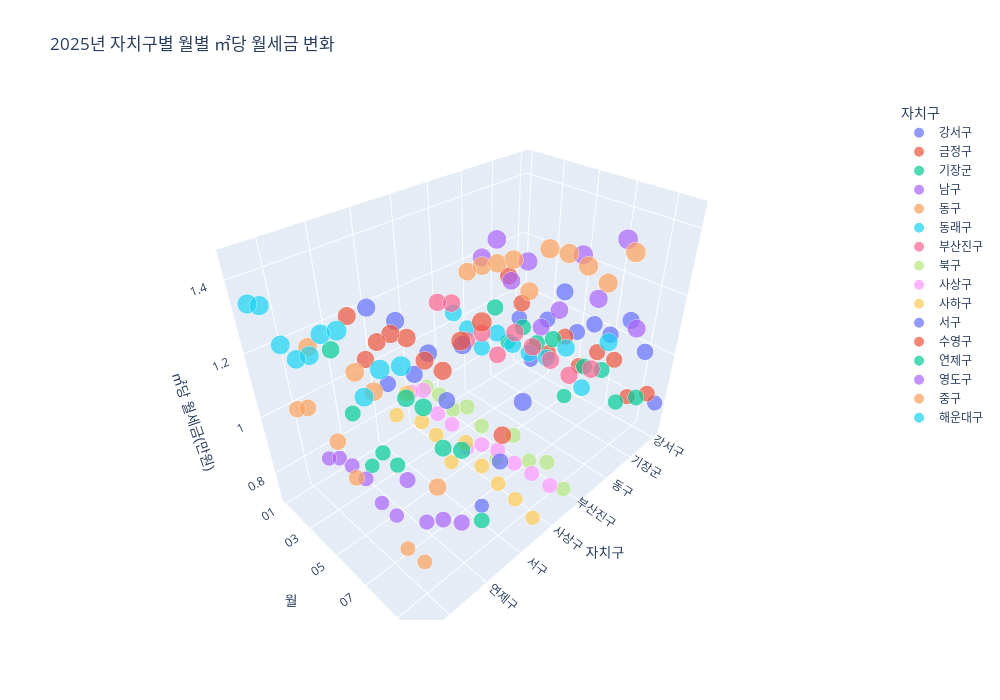

The code cell stored with this chart in its notebook:
### Code cell
wolse_monthly = (
    df_wol.groupby(["구", "거래월"])
    .agg(월세=("월세금(만원)", "mean"), 면적=("전용면적(㎡)", "mean"))
    .reset_index()
)
wolse_monthly["월세_㎡당_만원"] = wolse_monthly["월세"] / wolse_monthly["면적"]

fig = px.scatter_3d(
    wolse_monthly.dropna(subset=["월세_㎡당_만원"]),
    x="구",
    y="거래월",
    z="월세_㎡당_만원",
    color="구",
    size="월세_㎡당_만원",
    hover_name="구",
    labels={"거래월": "월", "월세_㎡당_만원": "㎡당 월세금(만원)", "구": "자치구"},
    title="2025년 자치구별 월별 ㎡당 월세금 변화"
)
fig.update_layout(width=1000, height=700)

fig.write_html(OUT/"charts/2025_wolse_3d.html")
fig

### Figure 1 — Plotly figure (JSON) as saved in the notebook; plotly's stock layout.template omitted (floating-point values rounded to 4 significant figures)
{"data": [{"hovertemplate": "<b>%{hovertext}</b><br><br>자치구=%{x}<br>월=%{y}<br>㎡당 월세금(만원)=%{marker.size}<extra></extra>", "hovertext": ["강서구", "강서구", "강서구", "강서구", "강서구", "강서구", "강서구", "강서구", "강서구", "강서구"], "legendgroup": "강서구", "marker": {"color": "#636efa", "size": [0.8857, 0.7343, 0.9353, 1.068, 0.9419, 1.0, 0.9895, 1.069, 0.9857, 0.8233], "sizemode": "area", "sizeref": 0.003626, "symbol": "circle"}, "mode": "markers", "name": "강서구", "scene": "scene", "showlegend": true, "type": "scatter3d", "x": ["강서구", "강서구", "강서구", "강서구", "강서구", "강서구", "강서구", "강서구", "강서구", "강서구"], "y": ["01", "02", "03", "04", "05", "06", "07", "08", "09", "10"], "z": [0.8857, 0.7343, 0.9353, 1.068, 0.9419, 1.0, 0.9895, 1.069, 0.9857, 0.8233]}, {"hovertemplate": "<b>%{hovertext}</b><br><br>자치구=%{x}<br>월=%{y}<br>㎡당 월세금(만원)=%{marker.size}<extra></extra>", "hovertext": ["금정구", "금정구", "금정구", "금정구", "금정구", "금정구", "금정구", "금정구", "금정구", "금정구"], "legendgroup": "금정구", "marker": {"color": "#EF553B", "size": [1.078, 0.9993, 0.847, 0.8589, 0.9528, 0.8697, 0.9538, 0.9564, 0.8486, 0.8959], "sizemode": "area", "sizeref": 0.003626, "symbol": "circle"}, "mode": "markers", "name": "금정구", "scene": "scene", "showlegend": true, "type": "scatter3d", "x": ["금정구", "금정구", "금정구", "금정구", "금정구", "금정구", "금정구", "금정구", "금정구", "금정구"], "y": ["01", "02", "03", "04", "05", "06", "07", "08", "09", "10"], "z": [1.078, 0.9993, 0.847, 0.8589, 0.9528, 0.8697, 0.9538, 0.9564, 0.8486, 0.8959]}, {"hovertemplate": "<b>%{hovertext}</b><br><br>자치구=%{x}<br>월=%{y}<br>㎡당 월세금(만원)=%{marker.size}<extra></extra>", "hovertext": ["기장군", "기장군", "기장군", "기장군", "기장군", "기장군", "기장군", "기장군", "기장군", "기장군"], "legendgroup": "기장군", "marker": {"color": "#00cc96", "size": [0.9826, 0.8739, 0.9603, 0.9285, 0.9728, 0.7796, 0.9311, 0.9508, 0.8637, 0.917], "sizemode": "area", "sizeref": 0.003626, "symbol": "circle"}, "mode": "markers", "name": "기장군", "scene": "scene", "showlegend": true, "type": "scatter3d", "x": ["기장군", "기장군", "기장군", "기장군", "기장군", "기장군", "기장군", "기장군", "기장군", "기장군"], "y": ["01", "02", "03", "04", "05", "06", "07", "08", "09", "10"], "z": [0.9826, 0.8739, 0.9603, 0.9285, 0.9728, 0.7796, 0.9311, 0.9508, 0.8637, 0.917]}, {"hovertemplate": "<b>%{hovertext}</b><br><br>자치구=%{x}<br>월=%{y}<br>㎡당 월세금(만원)=%{marker.size}<extra></extra>", "hovertext": ["남구", "남구", "남구", "남구", "남구", "남구", "남구", "남구", "남구", "남구"], "legendgroup": "남구", "marker": {"color": "#ab63fa", "size": [1.19, 1.271, 1.156, 1.243, 1.046, 1.132, 1.329, 1.221, 1.414, 1.183], "sizemode": "area", "sizeref": 0.003626, "symbol": "circle"}, "mode": "markers", "name": "남구", "scene": "scene", "showlegend": true, "type": "scatter3d", "x": ["남구", "남구", "남구", "남구", "남구", "남구", "남구", "남구", "남구", "남구"], "y": ["01", "02", "03", "04", "05", "06", "07", "08", "09", "10"], "z": [1.19, 1.271, 1.156, 1.243, 1.046, 1.132, 1.329, 1.221, 1.414, 1.183]}, {"hovertemplate": "<b>%{hovertext}</b><br><br>자치구=%{x}<br>월=%{y}<br>㎡당 월세금(만원)=%{marker.size}<extra></extra>", "hovertext": ["동구", "동구", "동구", "동구", "동구", "동구", "동구", "동구", "동구", "동구"], "legendgroup": "동구", "marker": {"color": "#FFA15A", "size": [1.164, 1.206, 1.237, 1.271, 1.194, 1.346, 1.354, 1.341, 1.317, 1.422], "sizemode": "area", "sizeref": 0.003626, "symbol": "circle"}, "mode": "markers", "name": "동구", "scene": "scene", "showlegend": true, "type": "scatter3d", "x": ["동구", "동구", "동구", "동구", "동구", "동구", "동구", "동구", "동구", "동구"], "y": ["01", "02", "03", "04", "05", "06", "07", "08", "09", "10"], "z": [1.164, 1.206, 1.237, 1.271, 1.194, 1.346, 1.354, 1.341, 1.317, 1.422]}, {"hovertemplate": "<b>%{hovertext}</b><br><br>자치구=%{x}<br>월=%{y}<br>㎡당 월세금(만원)=%{marker.size}<extra></extra>", "hovertext": ["동래구", "동래구", "동래구", "동래구", "동래구", "동래구", "동래구", "동래구", "동래구", "동래구"], "legendgroup": "동래구", "marker": {"color": "#19d3f3", "size": [1.042, 1.012, 0.971, 1.053, 1.042, 1.044, 1.059, 1.122, 1.023, 1.2], "sizemode": "area", "sizeref": 0.003626, "symbol": "circle"}, "mode": "markers", "name": "동래구", "scene": "scene", "showlegend": true, "type": "scatter3d", "x": ["동래구", "동래구", "동래구", "동래구", "동래구", "동래구", "동래구", "동래구", "동래구", "동래구"], "y": ["01", "02", "03", "04", "05", "06", "07", "08", "09", "10"], "z": [1.042, 1.012, 0.971, 1.053, 1.042, 1.044, 1.059, 1.122, 1.023, 1.2]}, {"hovertemplate": "<b>%{hovertext}</b><br><br>자치구=%{x}<br>월=%{y}<br>㎡당 월세금(만원)=%{marker.size}<extra></extra>", "hovertext": ["부산진구", "부산진구", "부산진구", "부산진구", "부산진구", "부산진구", "부산진구", "부산진구", "부산진구", "부산진구"], "legendgroup": "부산진구", "marker": {"color": "#FF6692", "size": [1.106, 1.129, 1.027, 1.082, 1.037, 1.142, 1.126, 1.114, 1.098, 1.15], "sizemode": "area", "sizeref": 0.003626, "symbol": "circle"}, "mode": "markers", "name": "부산진구", "scene": "scene", "showlegend": true, "type": "scatter3d", "x": ["부산진구", "부산진구", "부산진구", "부산진구", "부산진구", "부산진구", "부산진구", "부산진구", "부산진구", "부산진구"], "y": ["01", "02", "03", "04", "05", "06", "07", "08", "09", "10"], "z": [1.106, 1.129, 1.027, 1.082, 1.037, 1.142, 1.126, 1.114, 1.098, 1.15]}, {"hovertemplate": "<b>%{hovertext}</b><br><br>자치구=%{x}<br>월=%{y}<br>㎡당 월세금(만원)=%{marker.size}<extra></extra>", "hovertext": ["북구", "북구", "북구", "북구", "북구", "북구", "북구", "북구", "북구", "북구"], "legendgroup": "북구", "marker": {"color": "#B6E880", "size": [0.8164, 0.8203, 0.7973, 0.8442, 0.8072, 0.7133, 0.8505, 0.7939, 0.832, 0.7751], "sizemode": "area", "sizeref": 0.003626, "symbol": "circle"}, "mode": "markers", "name": "북구", "scene": "scene", "showlegend": true, "type": "scatter3d", "x": ["북구", "북구", "북구", "북구", "북구", "북구", "북구", "북구", "북구", "북구"], "y": ["01", "02", "03", "04", "05", "06", "07", "08", "09", "10"], "z": [0.8164, 0.8203, 0.7973, 0.8442, 0.8072, 0.7133, 0.8505, 0.7939, 0.832, 0.7751]}, {"hovertemplate": "<b>%{hovertext}</b><br><br>자치구=%{x}<br>월=%{y}<br>㎡당 월세금(만원)=%{marker.size}<extra></extra>", "hovertext": ["사상구", "사상구", "사상구", "사상구", "사상구", "사상구", "사상구", "사상구", "사상구", "사상구"], "legendgroup": "사상구", "marker": {"color": "#FF97FF", "size": [0.8308, 0.8735, 0.8179, 0.8137, 0.757, 0.815, 0.8352, 0.8288, 0.8344, 0.8354], "sizemode": "area", "sizeref": 0.003626, "symbol": "circle"}, "mode": "markers", "name": "사상구", "scene": "scene", "showlegend": true, "type": "scatter3d", "x": ["사상구", "사상구", "사상구", "사상구", "사상구", "사상구", "사상구", "사상구", "사상구", "사상구"], "y": ["01", "02", "03", "04", "05", "06", "07", "08", "09", "10"], "z": [0.8308, 0.8735, 0.8179, 0.8137, 0.757, 0.815, 0.8352, 0.8288, 0.8344, 0.8354]}, {"hovertemplate": "<b>%{hovertext}</b><br><br>자치구=%{x}<br>월=%{y}<br>㎡당 월세금(만원)=%{marker.size}<extra></extra>", "hovertext": ["사하구", "사하구", "사하구", "사하구", "사하구", "사하구", "사하구", "사하구", "사하구", "사하구"], "legendgroup": "사하구", "marker": {"color": "#FECB52", "size": [0.7738, 0.8969, 0.8235, 0.8112, 0.7444, 0.8639, 0.818, 0.7957, 0.7832, 0.7613], "sizemode": "area", "sizeref": 0.003626, "symbol": "circle"}, "mode": "markers", "name": "사하구", "scene": "scene", "showlegend": true, "type": "scatter3d", "x": ["사하구", "사하구", "사하구", "사하구", "사하구", "사하구", "사하구", "사하구", "사하구", "사하구"], "y": ["01", "02", "03", "04", "05", "06", "07", "08", "09", "10"], "z": [0.7738, 0.8969, 0.8235, 0.8112, 0.7444, 0.8639, 0.818, 0.7957, 0.7832, 0.7613]}, {"hovertemplate": "<b>%{hovertext}</b><br><br>자치구=%{x}<br>월=%{y}<br>㎡당 월세금(만원)=%{marker.size}<extra></extra>", "hovertext": ["서구", "서구", "서구", "서구", "서구", "서구", "서구", "서구", "서구", "서구"], "legendgroup": "서구", "marker": {"color": "#636efa", "size": [1.193, 0.9667, 1.206, 1.067, 1.167, 1.051, 1.252, 0.7573, 0.9676, 1.192], "sizemode": "area", "sizeref": 0.003626, "symbol": "circle"}, "mode": "markers", "name": "서구", "scene": "scene", "showlegend": true, "type": "scatter3d", "x": ["서구", "서구", "서구", "서구", "서구", "서구", "서구", "서구", "서구", "서구"], "y": ["01", "02", "03", "04", "05", "06", "07", "08", "09", "10"], "z": [1.193, 0.9667, 1.206, 1.067, 1.167, 1.051, 1.252, 0.7573, 0.9676, 1.192]}, {"hovertemplate": "<b>%{hovertext}</b><br><br>자치구=%{x}<br>월=%{y}<br>㎡당 월세금(만원)=%{marker.size}<extra></extra>", "hovertext": ["수영구", "수영구", "수영구", "수영구", "수영구", "수영구", "수영구", "수영구", "수영구", "수영구"], "legendgroup": "수영구", "marker": {"color": "#EF553B", "size": [1.194, 1.084, 1.171, 1.224, 1.242, 1.208, 1.211, 1.322, 1.398, 1.135], "sizemode": "area", "sizeref": 0.003626, "symbol": "circle"}, "mode": "markers", "name": "수영구", "scene": "scene", "showlegend": true, "type": "scatter3d", "x": ["수영구", "수영구", "수영구", "수영구", "수영구", "수영구", "수영구", "수영구", "수영구", "수영구"], "y": ["01", "02", "03", "04", "05", "06", "07", "08", "09", "10"], "z": [1.194, 1.084, 1.171, 1.224, 1.242, 1.208, 1.211, 1.322, 1.398, 1.135]}, {"hovertemplate": "<b>%{hovertext}</b><br><br>자치구=%{x}<br>월=%{y}<br>㎡당 월세금(만원)=%{marker.size}<extra></extra>", "hovertext": ["연제구", "연제구", "연제구", "연제구", "연제구", "연제구", "연제구", "연제구", "연제구", "연제구"], "legendgroup": "연제구", "marker": {"color": "#00cc96", "size": [1.116, 0.9321, 0.7742, 0.8679, 0.8659, 1.13, 1.139, 1.054, 1.09, 0.9087], "sizemode": "area", "sizeref": 0.003626, "symbol": "circle"}, "mode": "markers", "name": "연제구", "scene": "scene", "showlegend": true, "type": "scatter3d", "x": ["연제구", "연제구", "연제구", "연제구", "연제구", "연제구", "연제구", "연제구", "연제구", "연제구"], "y": ["01", "02", "03", "04", "05", "06", "07", "08", "09", "10"], "z": [1.116, 0.9321, 0.7742, 0.8679, 0.8659, 1.13, 1.139, 1.054, 1.09, 0.9087]}, {"hovertemplate": "<b>%{hovertext}</b><br><br>자치구=%{x}<br>월=%{y}<br>㎡당 월세금(만원)=%{marker.size}<extra></extra>", "hovertext": ["영도구", "영도구", "영도구", "영도구", "영도구", "영도구", "영도구", "영도구", "영도구", "영도구"], "legendgroup": "영도구", "marker": {"color": "#ab63fa", "size": [0.7596, 0.8049, 0.8192, 0.8141, 0.7685, 0.77, 0.9492, 0.8503, 0.9119, 0.9543], "sizemode": "area", "sizeref": 0.003626, "symbol": "circle"}, "mode": "markers", "name": "영도구", "scene": "scene", "showlegend": true, "type": "scatter3d", "x": ["영도구", "영도구", "영도구", "영도구", "영도구", "영도구", "영도구", "영도구", "영도구", "영도구"], "y": ["01", "02", "03", "04", "05", "06", "07", "08", "09", "10"], "z": [0.7596, 0.8049, 0.8192, 0.8141, 0.7685, 0.77, 0.9492, 0.8503, 0.9119, 0.9543]}, {"hovertemplate": "<b>%{hovertext}</b><br><br>자치구=%{x}<br>월=%{y}<br>㎡당 월세금(만원)=%{marker.size}<extra></extra>", "hovertext": ["중구", "중구", "중구", "중구", "중구", "중구", "중구", "중구", "중구", "중구"], "legendgroup": "중구", "marker": {"color": "#FFA15A", "size": [0.9846, 1.026, 1.246, 0.9917, 0.9108, 1.273, 1.256, 0.8062, 0.8153, 1.115], "sizemode": "area", "sizeref": 0.003626, "symbol": "circle"}, "mode": "markers", "name": "중구", "scene": "scene", "showlegend": true, "type": "scatter3d", "x": ["중구", "중구", "중구", "중구", "중구", "중구", "중구", "중구", "중구", "중구"], "y": ["01", "02", "03", "04", "05", "06", "07", "08", "09", "10"], "z": [0.9846, 1.026, 1.246, 0.9917, 0.9108, 1.273, 1.256, 0.8062, 0.8153, 1.115]}, {"hovertemplate": "<b>%{hovertext}</b><br><br>자치구=%{x}<br>월=%{y}<br>㎡당 월세금(만원)=%{marker.size}<extra></extra>", "hovertext": ["해운대구", "해운대구", "해운대구", "해운대구", "해운대구", "해운대구", "해운대구", "해운대구", "해운대구", "해운대구"], "legendgroup": "해운대구", "marker": {"color": "#19d3f3", "size": [1.335, 1.357, 1.282, 1.274, 1.316, 1.397, 1.434, 1.313, 1.411, 1.45], "sizemode": "area", "sizeref": 0.003626, "symbol": "circle"}, "mode": "markers", "name": "해운대구", "scene": "scene", "showlegend": true, "type": "scatter3d", "x": ["해운대구", "해운대구", "해운대구", "해운대구", "해운대구", "해운대구", "해운대구", "해운대구", "해운대구", "해운대구"], "y": ["01", "02", "03", "04", "05", "06", "07", "08", "09", "10"], "z": [1.335, 1.357, 1.282, 1.274, 1.316, 1.397, 1.434, 1.313, 1.411, 1.45]}], "layout": {"height": 700, "legend": {"itemsizing": "constant", "title": {"text": "자치구"}, "tracegroupgap": 0}, "scene": {"domain": {"x": [0, 1], "y": [0, 1]}, "xaxis": {"categoryarray": ["강서구", "금정구", "기장군", "남구", "동구", "동래구", "부산진구", "북구", "사상구", "사하구", "서구", "수영구", "연제구", "영도구", "중구", "해운대구"], "categoryorder": "array", "title": {"text": "자치구"}}, "yaxis": {"title": {"text": "월"}}, "zaxis": {"title": {"text": "㎡당 월세금(만원)"}}}, "title": {"text": "2025년 자치구별 월별 ㎡당 월세금 변화"}, "width": 1000}}
